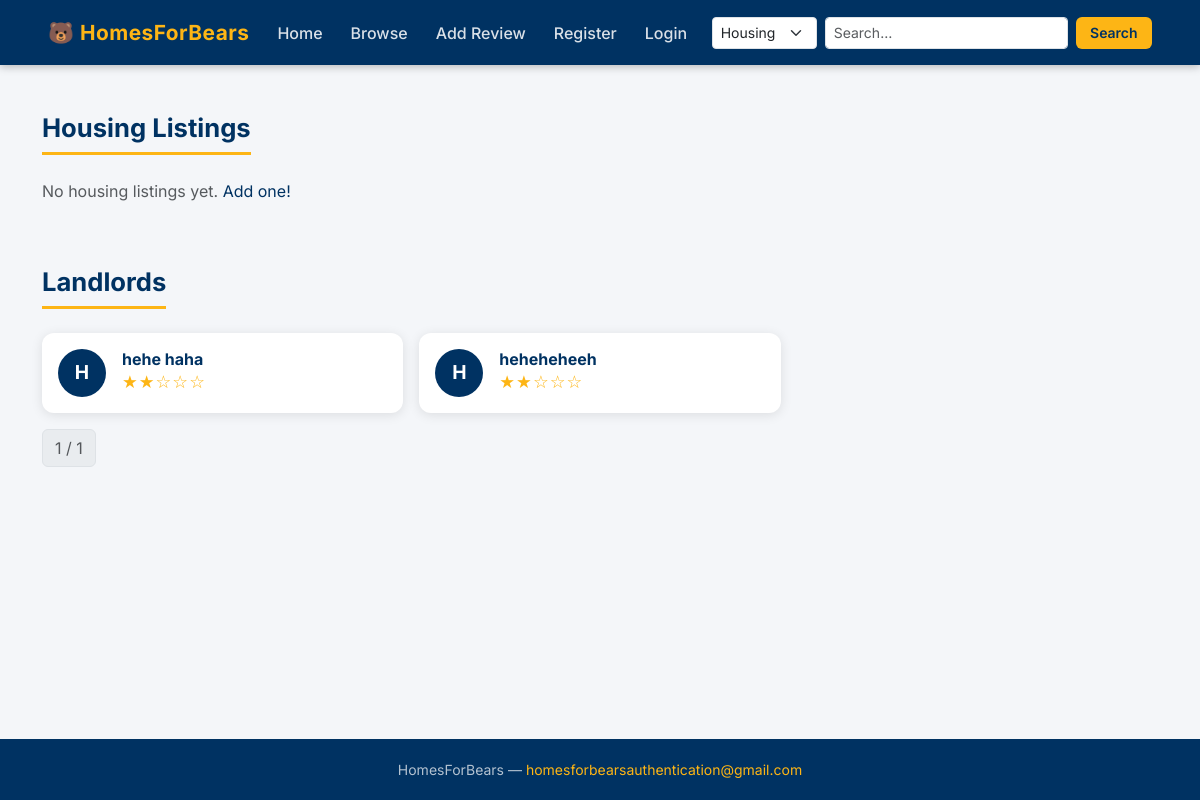
The page /apartmentss/ on the database as committed earlier.
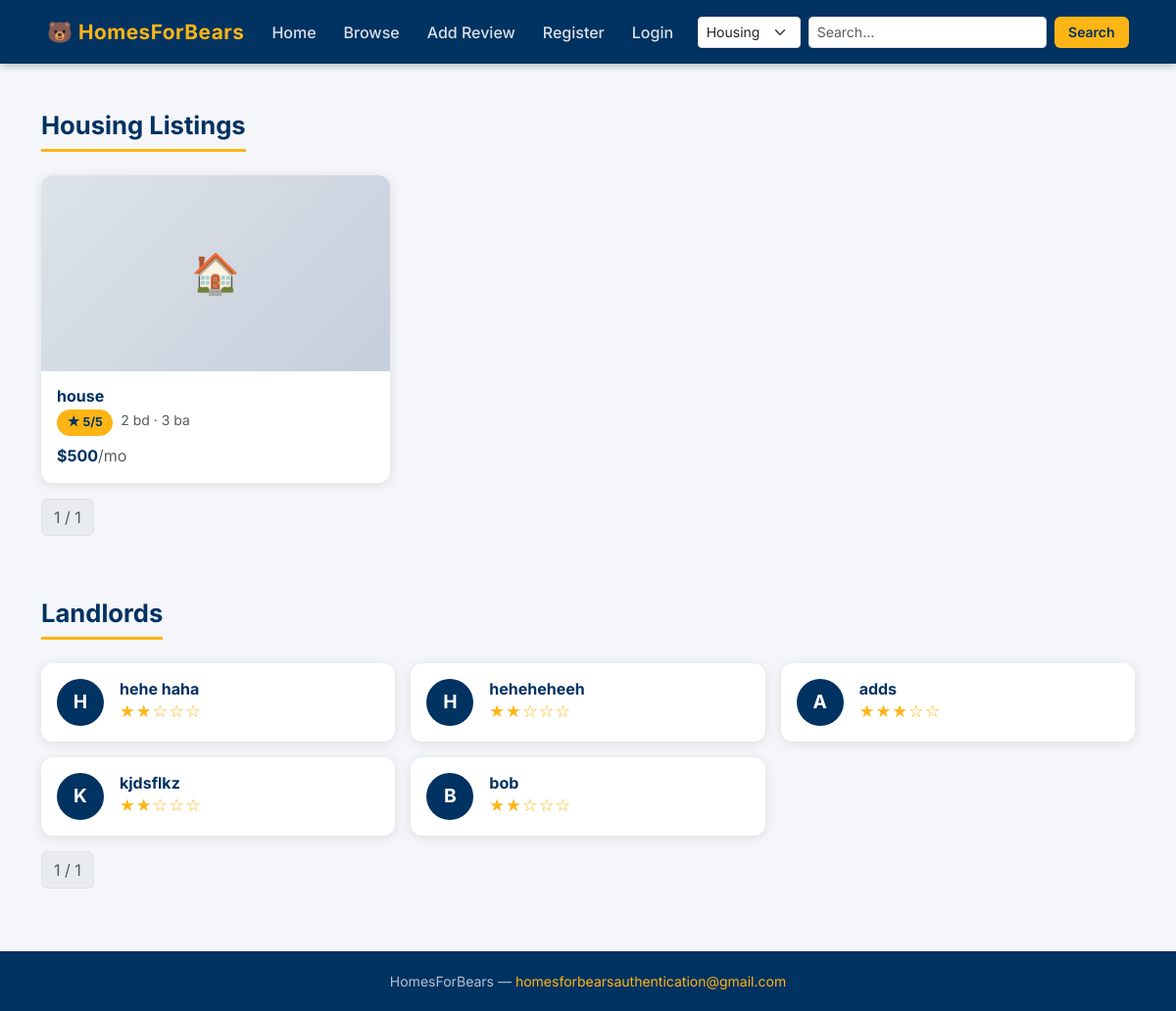
The same page on the database as committed later.
### listings/models.py (models this page shows, shortened)
class Landlord(models.Model):
    FullName = models.CharField(max_length=60, default='')
    Rating = models.IntegerField(default=0, validators=[MinValueValidator(1), MaxValueValidator(5)])
    Description = models.CharField(max_length=250, default='')
    submitted_by = models.CharField(max_length=150, blank=True, default='')

class Housing(models.Model):
    Address = models.CharField(max_length=50)
    Description = models.CharField(max_length=250, default='')
    Rating = models.IntegerField(default=0, validators=[MinValueValidator(1), MaxValueValidator(5)])
    Price = models.IntegerField(default=0)
    LandLord = models.CharField(max_length=200, default='')
    Bedrooms = models.IntegerField(default=1, validators=[MinValueValidator(1), MaxValueValidator(25)])
    Bathrooms = models.IntegerField(default=1, validators=[MinValueValidator(1), MaxValueValidator(25)])
    housing_image = models.ImageField(upload_to='images/', null=True, blank=True)
    housing_image2 = models.ImageField(upload_to='images/', null=True, blank=True)
    housing_image3 = models.ImageField(upload_to='images/', null=True, blank=True)
    housing_image4 = models.ImageField(upload_to='images/', null=True, blank=True)
    housing_image5 = models.ImageField(upload_to='images/', null=True, blank=True)
    submitted_by = models.CharField(max_length=150, blank=True, default='')

### listings/views.py (the view)
# urls.py: path("apartmentss/", apartmentss.as_view(), name = "apartmentss"),
class apartmentss(ListView):
    template_name = 'listings/apartmentss.html'
    context_object_name = 'apartmentss'
    model = Housing
    paginate_by = 6
    def get_context_data(self, **kwargs):
        context = super().get_context_data(**kwargs)
        apartment_paginator = Paginator(Housing.objects.all(), self.paginate_by)
        apartment_page = self.request.GET.get('apartment_page')
        try:
            apartments = apartment_paginator.get_page(apartment_page)
        except PageNotAnInteger:
            apartments = apartment_paginator.get_page(1)
        except EmptyPage:
            apartments = apartment_paginator.get_page(apartment_paginator.num_pages)
        context['apartments'] = apartments
        landlord_paginator = Paginator(Landlord.objects.all(), self.paginate_by)
        landlord_page = self.request.GET.get('landlord_page')
        try:
            landlords = landlord_paginator.get_page(landlord_page)
        except PageNotAnInteger:
            landlords = landlord_paginator.get_page(1)
        except EmptyPage:
            landlords = landlord_paginator.get_page(landlord_paginator.num_pages)
        context['landlords'] = landlords
        return context

### listings/templates/listings/apartmentss.html (shortened to what this page needs)
{% extends 'base.html' %}
{% block content %}
<div class="container py-5">
  <h2 class="section-title">Housing Listings</h2>
  {% if apartments %}
  <div class="row g-4 mb-3">
    {% for house in apartments %}
    <div class="col-sm-6 col-lg-4">
      <a href="{% url 'show-house' house.id %}" class="text-decoration-none">
        <div class="card h-100">
          {% if house.housing_image %}
            <img src="{{ house.housing_image.url }}" class="card-img-top" alt="{{ house.Address }}">
          {% else %}
            <div class="card-img-placeholder">🏠</div>
          {% endif %}
          <div class="card-body">
            <h6 class="fw-bold mb-1 text-blue">{{ house.Address }}</h6>
            <div class="d-flex gap-2 flex-wrap mb-2">
              <span class="badge-gold">★ {{ house.Rating }}/5</span>
              <span class="text-muted small">{{ house.Bedrooms }} bd · {{ house.Bathrooms }} ba</span>
            </div>
            <p class="fw-bold text-blue mb-0">${{ house.Price }}<span class="text-muted fw-normal">/mo</span></p>
          </div>
        </div>
      </a>
    </div>
    {% endfor %}
  </div>
  <nav>
    <ul class="pagination">
      <li class="page-item disabled"><span class="page-link">{{ apartments.number }} / {{ apartments.paginator.num_pages }}</span></li>
    </ul>
  </nav>
  {% else %}
  <p class="text-muted">No housing listings yet. <a href="{% url 'Housing_create' %}">Add one!</a></p>
  {% endif %}
  <h2 class="section-title mt-5">Landlords</h2>
  {% if landlords %}
  <div class="row g-3 mb-3">
    {% for landlord in landlords %}
    <div class="col-sm-6 col-lg-4">
      <a href="{% url 'show-landlord' landlord.id %}" class="text-decoration-none">
        <div class="card h-100 p-3">
          <div class="d-flex align-items-center gap-3">
            <div class="rounded-circle bg-blue text-white d-flex align-items-center justify-content-center fw-bold"
                 style="width:48px;height:48px;font-size:1.2rem;flex-shrink:0;">
              {{ landlord.FullName|first|upper }}
            </div>
            <div>
              <h6 class="mb-0 fw-bold text-blue">{{ landlord.FullName }}</h6>
              <span class="stars">{% for i in "12345" %}{% if forloop.counter <= landlord.Rating %}★{% else %}☆{% endif %}{% endfor %}</span>
            </div>
          </div>
        </div>
      </a>
    </div>
    {% endfor %}
  </div>
  <nav>
    <ul class="pagination">
      <li class="page-item disabled"><span class="page-link">{{ landlords.number }} / {{ landlords.paginator.num_pages }}</span></li>
    </ul>
  </nav>
  {% else %}
  <p class="text-muted">No landlords yet. <a href="{% url 'Landlord_create' %}">Add one!</a></p>
  {% endif %}
</div>
{% endblock %}

Rows that differ between the two databases and show on the page:
added Housing: Address "house", Rating "5", Bedrooms "2", Bathrooms "3", Price "500"
added Landlord: FullName|first "A", FullName "adds", Rating 3 (drawn)
added Landlord: FullName|first "K", FullName "kjdsflkz", Rating 2 (drawn)
added Landlord: FullName|first "B", FullName "bob", Rating 2 (drawn)
Other text that changed with them:
{{ apartments.number }}: (not shown) → "1"
{{ apartments.paginator.num_pages }}: (not shown) → "1"
text no longer shown: "No housing listings yet. Add one!"
